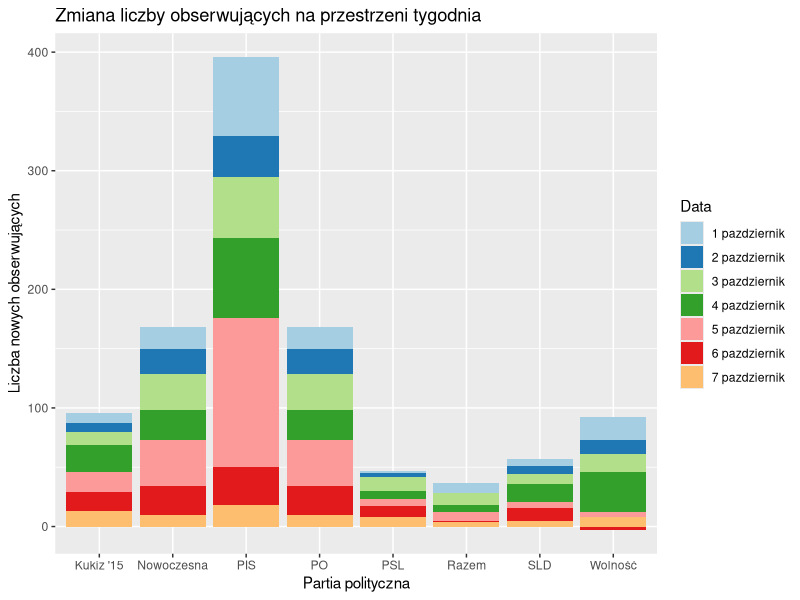
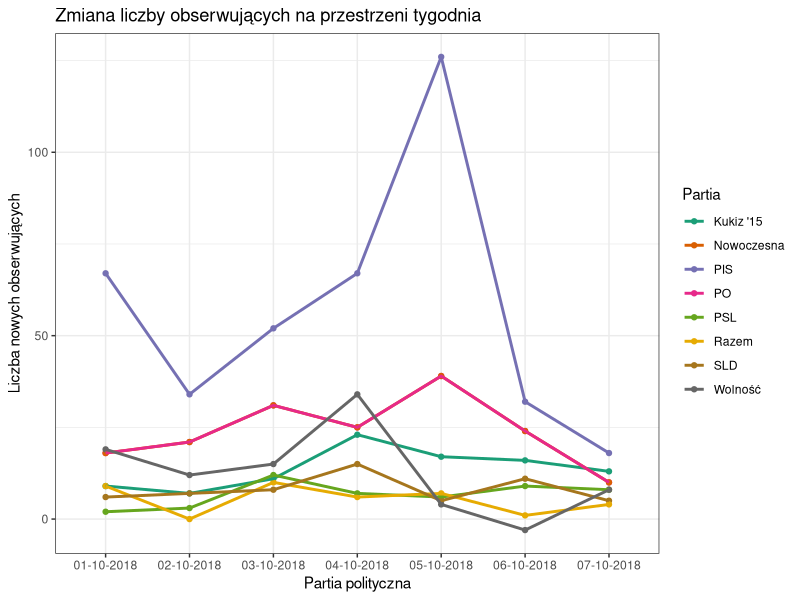

Reproduce these figures in R, in order.
## ---- chunk 1
knitr::opts_chunk$set(echo = TRUE)
library(ggplot2)
library(readxl)
## ---- chunk 2
df <- read_excel("obserwujacy.xlsx", sheet = 1)
## ---- chunk 3
ggplot(data = df, aes(x = Partia, y = Liczba, fill = Data)) +
  geom_bar(stat = "identity") + 
  scale_fill_brewer(palette = "Paired")  + 
  labs(x = "Partia polityczna", y = "Liczba nowych obserwujących") +
  ggtitle("Zmiana liczby obserwujących na przestrzeni tygodnia")

## ---- chunk 4
df$Data <-  paste0("0", sub(" .*", "", df$Data), "-10-2018")
## ---- chunk 5
ggplot(df, mapping = aes(x = Data, y = Liczba, col = Partia, group = Partia)) + 
  geom_point() + 
  geom_line(size = 1) + 
  labs(x = "Partia polityczna", y = "Liczba nowych obserwujących") + 
  ggtitle("Zmiana liczby obserwujących na przestrzeni tygodnia") + 
  scale_color_manual(values = c("#1b9e77", "#d95f02", "#7570b3", "#e7298a", "#66a61e", "#e6ab02", "#a6761d", "#666666")) +
  theme_bw()
